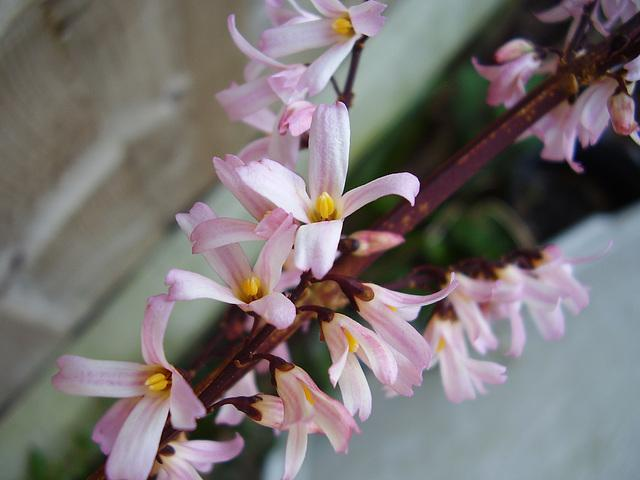
#> input picture python-code/opengl-learning/resources/images/f2.jpg, 640 x 480 px, found by its file name
$ jupyter execute '2.40二值图像轮廓提取算法.ipynb'   (shell and % lines are left out)
#> lines starting #> are read from the running program, lines starting #| are printed output that depends on the picture; after the words box and inside, x2 and y2 are one past the last pixel; in counts of white or black regions, pixels touching at a corner belong together
# 二值图像轮廓提取算法

[cell 1]
#coding:utf-8
import numpy as np
import cv2
import matplotlib.pyplot as plt
import pandas as pd
from pandas import DataFrame

[cell 2]
src = cv2.cvtColor(cv2.imread('../datas/f2.jpg'),cv2.COLOR_BGR2RGB)

[cell 3]
def rgb2gray(rgb):
    return np.dot(rgb[..., :3], [0.299, 0.587, 0.114]).astype(np.uint8)
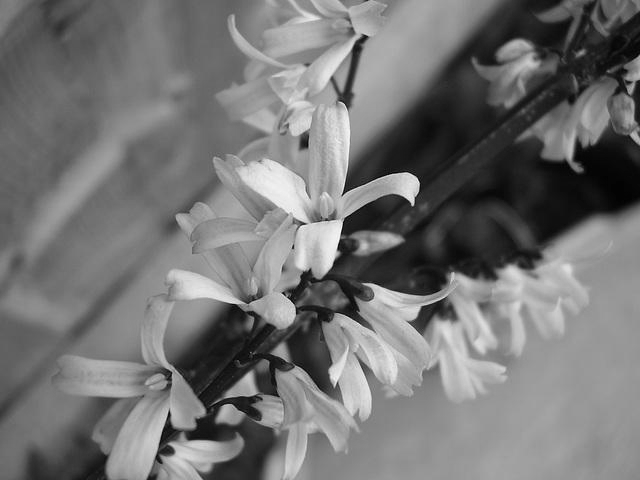
#> returned value: shape (480, 640); min 1, max 251, mean 115.6

def tobinary(gray,thresh):
#> called with thresh = 160
    dst = np.zeros_like(gray)
    idx = (gray >= thresh)
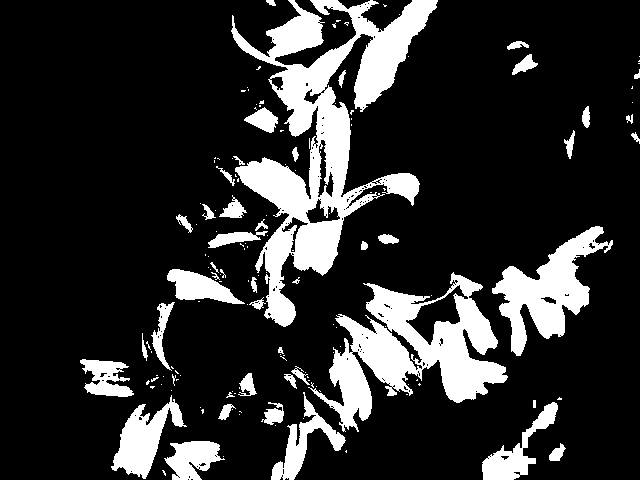
#> idx: shape (480, 640) bool; 18.1% white; 151 white regions (104 under 20 px), largest, box (x1, y1, x2, y2) and area: (231, 0, 438, 327) 21513, (308, 272, 508, 432) 12542, (492, 226, 613, 356) 5910
    dst[idx] = 255
    return dst

def contour_extraction(src):
    rows,cols = src.shape
#> rows = 480; cols = 640
    dst = np.zeros_like(src)
    for i in range(1,rows - 1):
        for j in range(1,cols - 1):
            p1 = src[i,j]
            p2 = src[i - 1,j]
            p3 = src[i + 1,j]
            p4 = src[i - 1,j - 1]
            p5 = src[i - 1,j + 1]
            p6 = src[i,j - 1]
            p7 = src[i,j + 1]
            p8 = src[i + 1,j - 1]
            p9 = src[i + 1,j + 1]

            if p1 == 0 and p2 == 0 and p3 == 0 \
                and p4 == 0 and p5 == 0 and p6 == 0 \
                and p7 == 0 and p8 == 0 and p9 == 0:

                dst[i,j] = 255
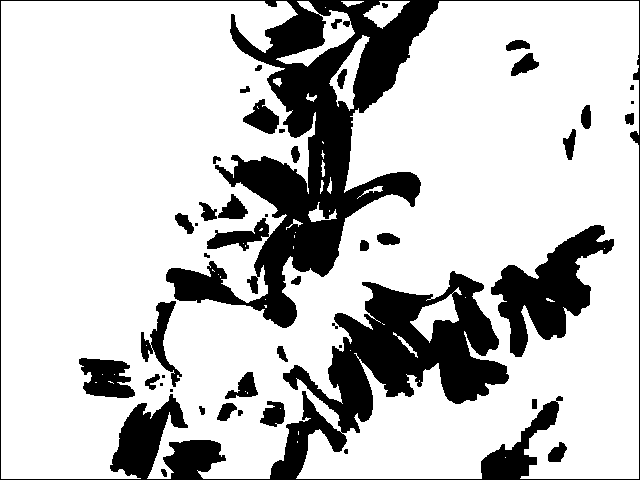
#> dst: shape (480, 640); 77% white; 45 black regions (10 under 20 px), largest, box (x1, y1, x2, y2) and area: (0, 0, 640, 480) 55772, (491, 225, 614, 357) 6785, (79, 358, 135, 398) 1577
    return dst

[cell 4]
gray = rgb2gray(src)
binary = tobinary(gray,160)
dst = contour_extraction(binary)

[cell 5]
plt.subplot(121)
plt.imshow(binary,'gray')
plt.title('Binary')
plt.subplot(122)
plt.imshow(dst,'gray')
plt.title('Contour')
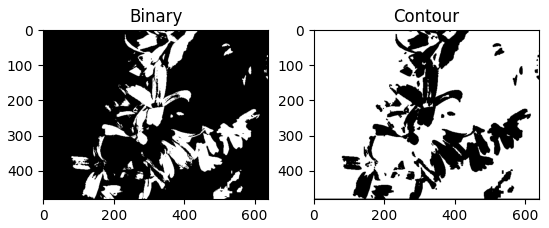
#> figure drawn by matplotlib, 2 panels

$ run again, with python-code/opengl-learning/resources/images/f1.jpg copied over python-code/opengl-learning/resources/images/f2.jpg
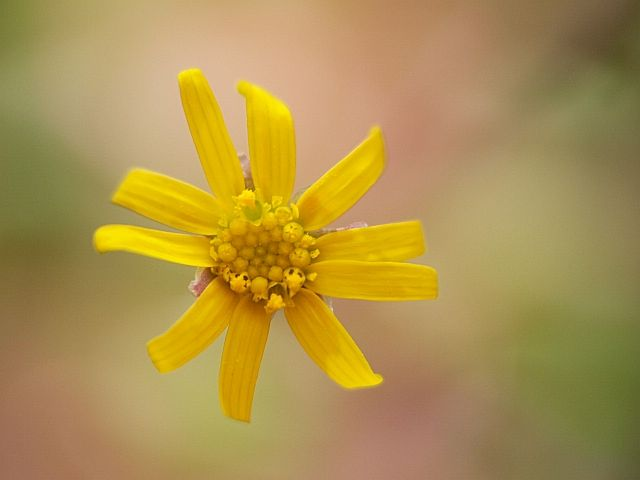
#> input picture python-code/opengl-learning/resources/images/f1.jpg, 640 x 480 px, found by its file name
#> in tobinary, `idx = (gray >= thresh)`:
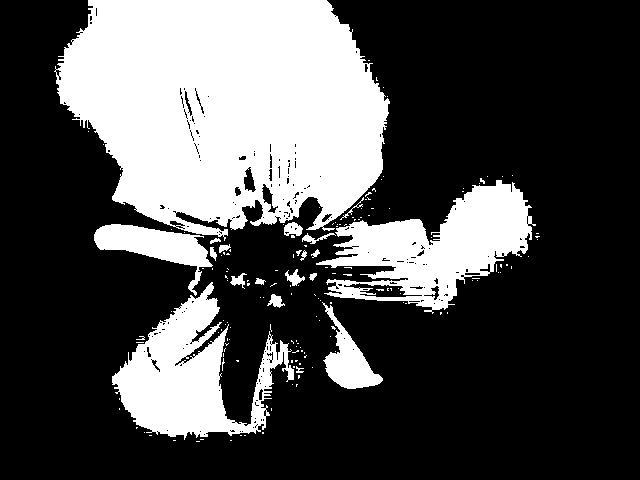
#> idx: shape (480, 640) bool; 30.3% white; 162 white regions (143 under 20 px), largest, box (x1, y1, x2, y2) and area: (54, 0, 390, 241) 60102, (316, 180, 536, 314) 13506, (112, 282, 294, 440) 12515
#> `[cell 5] plt.subplot(121) plt.imshow(binary,'gray') plt.title('Binary'..`:
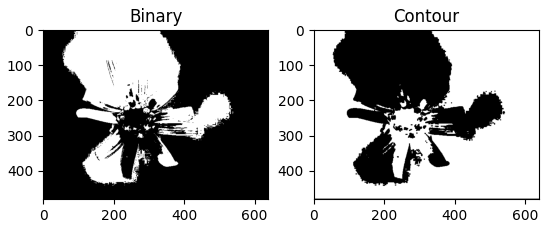
#> figure drawn by matplotlib, 2 panels

$ run again, with python-code/opengl-learning/resources/images/f3.jpg copied over python-code/opengl-learning/resources/images/f2.jpg
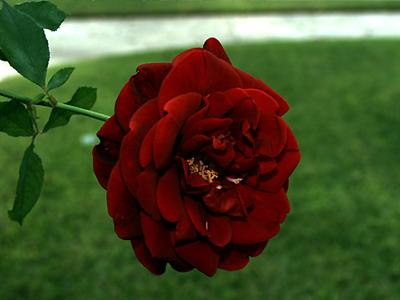
#> input picture python-code/opengl-learning/resources/images/f3.jpg, 400 x 300 px, found by its file name
#> in tobinary, `idx = (gray >= thresh)`:
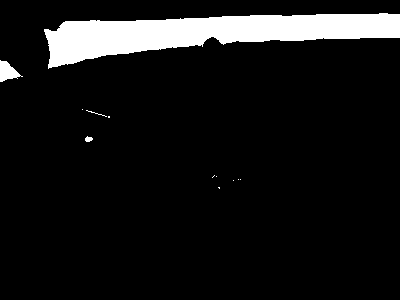
#> idx: shape (300, 400) bool; 8.8% white; 12 white regions (8 under 20 px), largest, box (x1, y1, x2, y2) and area: (44, 13, 400, 69) 10161, (0, 60, 23, 82) 277, (85, 136, 93, 142) 34, (86, 110, 107, 117) 22
#> `[cell 5] plt.subplot(121) plt.imshow(binary,'gray') plt.title('Binary'..`:
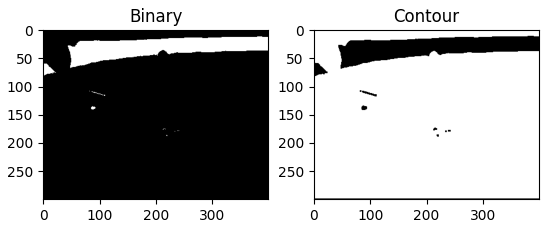
#> figure drawn by matplotlib, 2 panels

$ run again, with python-code/opengl-learning/resources/images/f4.jpg copied over python-code/opengl-learning/resources/images/f2.jpg
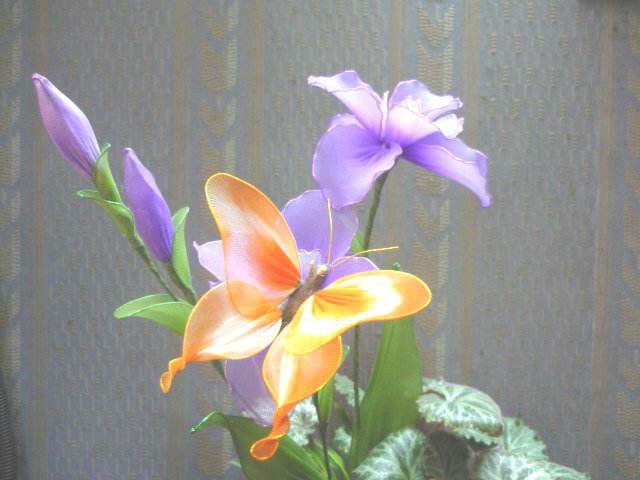
#> input picture python-code/opengl-learning/resources/images/f4.jpg, 640 x 480 px, found by its file name
#> in tobinary, `idx = (gray >= thresh)`:
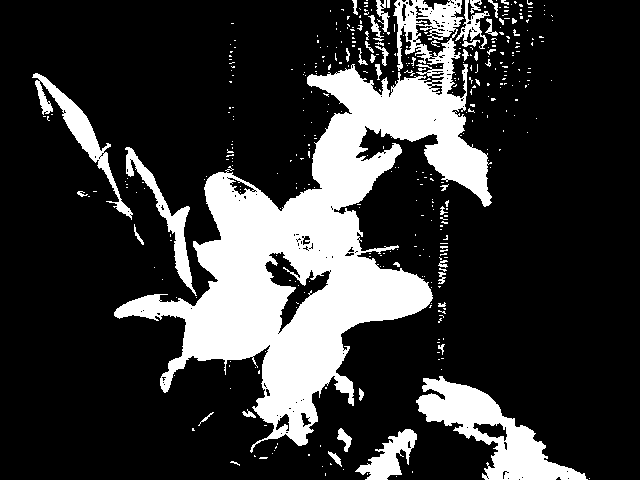
#> idx: shape (480, 640) bool; 21.6% white; 389 white regions (344 under 20 px), largest, box (x1, y1, x2, y2) and area: (114, 0, 492, 453) 51001, (416, 376, 588, 480) 6322, (32, 73, 133, 220) 2205
#> `[cell 5] plt.subplot(121) plt.imshow(binary,'gray') plt.title('Binary'..`:
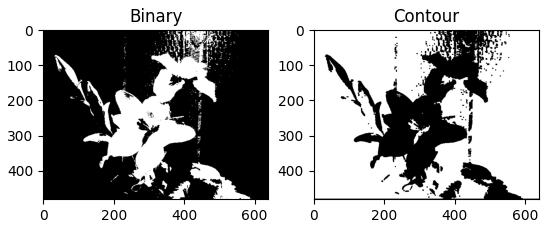
#> figure drawn by matplotlib, 2 panels
